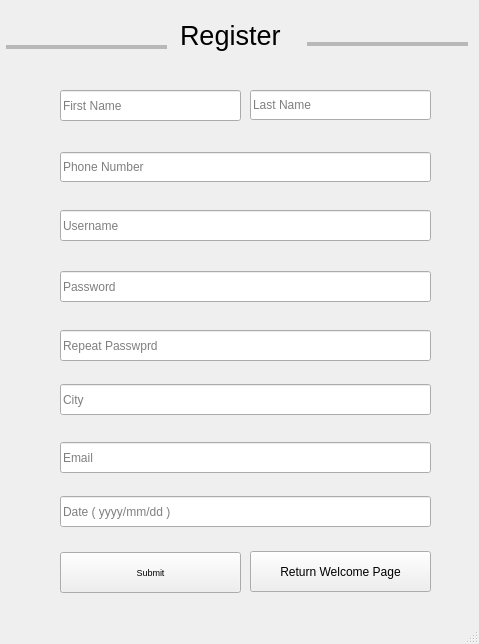
<?xml version="1.0" encoding="UTF-8"?>
<ui version="4.0">
 <class>MainWindow</class>
 <widget class="QMainWindow" name="MainWindow">
  <property name="geometry">
   <rect>
    <x>0</x>
    <y>0</y>
    <width>479</width>
    <height>644</height>
   </rect>
  </property>
  <property name="windowTitle">
   <string>MainWindow</string>
  </property>
  <widget class="QWidget" name="centralwidget">
   <widget class="QLabel" name="register_label">
    <property name="geometry">
     <rect>
      <x>180</x>
      <y>0</y>
      <width>161</width>
      <height>71</height>
     </rect>
    </property>
    <property name="font">
     <font>
      <pointsize>20</pointsize>
     </font>
    </property>
    <property name="text">
     <string>Register</string>
    </property>
   </widget>
   <widget class="QLineEdit" name="fname_signup">
    <property name="geometry">
     <rect>
      <x>60</x>
      <y>90</y>
      <width>181</width>
      <height>31</height>
     </rect>
    </property>
    <property name="placeholderText">
     <string>First Name</string>
    </property>
   </widget>
   <widget class="QLineEdit" name="phone_signup">
    <property name="geometry">
     <rect>
      <x>60</x>
      <y>152</y>
      <width>371</width>
      <height>30</height>
     </rect>
    </property>
    <property name="placeholderText">
     <string>Phone Number</string>
    </property>
   </widget>
   <widget class="QLineEdit" name="lname_signup">
    <property name="geometry">
     <rect>
      <x>250</x>
      <y>90</y>
      <width>181</width>
      <height>30</height>
     </rect>
    </property>
    <property name="placeholderText">
     <string>Last Name</string>
    </property>
   </widget>
   <widget class="QLineEdit" name="Password_signup">
    <property name="geometry">
     <rect>
      <x>60</x>
      <y>271</y>
      <width>371</width>
      <height>31</height>
     </rect>
    </property>
    <property name="text">
     <string/>
    </property>
    <property name="echoMode">
     <enum>QLineEdit::Password</enum>
    </property>
    <property name="placeholderText">
     <string>Password</string>
    </property>
   </widget>
   <widget class="QLineEdit" name="username">
    <property name="geometry">
     <rect>
      <x>60</x>
      <y>210</y>
      <width>371</width>
      <height>31</height>
     </rect>
    </property>
    <property name="placeholderText">
     <string>Username</string>
    </property>
   </widget>
   <widget class="QLineEdit" name="repeatpasswprd_signup">
    <property name="geometry">
     <rect>
      <x>60</x>
      <y>330</y>
      <width>371</width>
      <height>31</height>
     </rect>
    </property>
    <property name="echoMode">
     <enum>QLineEdit::Password</enum>
    </property>
    <property name="placeholderText">
     <string>Repeat Passwprd</string>
    </property>
   </widget>
   <widget class="QLineEdit" name="city_signup">
    <property name="geometry">
     <rect>
      <x>60</x>
      <y>384</y>
      <width>371</width>
      <height>31</height>
     </rect>
    </property>
    <property name="placeholderText">
     <string>City</string>
    </property>
   </widget>
   <widget class="QLineEdit" name="email_signup">
    <property name="geometry">
     <rect>
      <x>60</x>
      <y>442</y>
      <width>371</width>
      <height>31</height>
     </rect>
    </property>
    <property name="placeholderText">
     <string>Email</string>
    </property>
   </widget>
   <widget class="Line" name="line">
    <property name="geometry">
     <rect>
      <x>6</x>
      <y>37</y>
      <width>161</width>
      <height>21</height>
     </rect>
    </property>
    <property name="font">
     <font>
      <pointsize>36</pointsize>
     </font>
    </property>
    <property name="lineWidth">
     <number>0</number>
    </property>
    <property name="midLineWidth">
     <number>4</number>
    </property>
    <property name="orientation">
     <enum>Qt::Horizontal</enum>
    </property>
   </widget>
   <widget class="Line" name="line_2">
    <property name="geometry">
     <rect>
      <x>307</x>
      <y>34</y>
      <width>161</width>
      <height>21</height>
     </rect>
    </property>
    <property name="font">
     <font>
      <pointsize>36</pointsize>
     </font>
    </property>
    <property name="lineWidth">
     <number>0</number>
    </property>
    <property name="midLineWidth">
     <number>4</number>
    </property>
    <property name="orientation">
     <enum>Qt::Horizontal</enum>
    </property>
   </widget>
   <widget class="QLineEdit" name="date_signup">
    <property name="geometry">
     <rect>
      <x>60</x>
      <y>496</y>
      <width>371</width>
      <height>31</height>
     </rect>
    </property>
    <property name="placeholderText">
     <string>Date ( yyyy/mm/dd )</string>
    </property>
   </widget>
   <widget class="QPushButton" name="Submit_signup">
    <property name="geometry">
     <rect>
      <x>60</x>
      <y>552</y>
      <width>181</width>
      <height>41</height>
     </rect>
    </property>
    <property name="font">
     <font>
      <pointsize>7</pointsize>
     </font>
    </property>
    <property name="text">
     <string>Submit</string>
    </property>
   </widget>
   <widget class="QPushButton" name="return_signup">
    <property name="geometry">
     <rect>
      <x>250</x>
      <y>551</y>
      <width>181</width>
      <height>41</height>
     </rect>
    </property>
    <property name="text">
     <string>Return Welcome Page</string>
    </property>
   </widget>
  </widget>
  <widget class="QMenuBar" name="menubar">
   <property name="geometry">
    <rect>
     <x>0</x>
     <y>0</y>
     <width>479</width>
     <height>25</height>
    </rect>
   </property>
  </widget>
  <widget class="QStatusBar" name="statusbar"/>
 </widget>
 <resources/>
 <connections/>
</ui>
